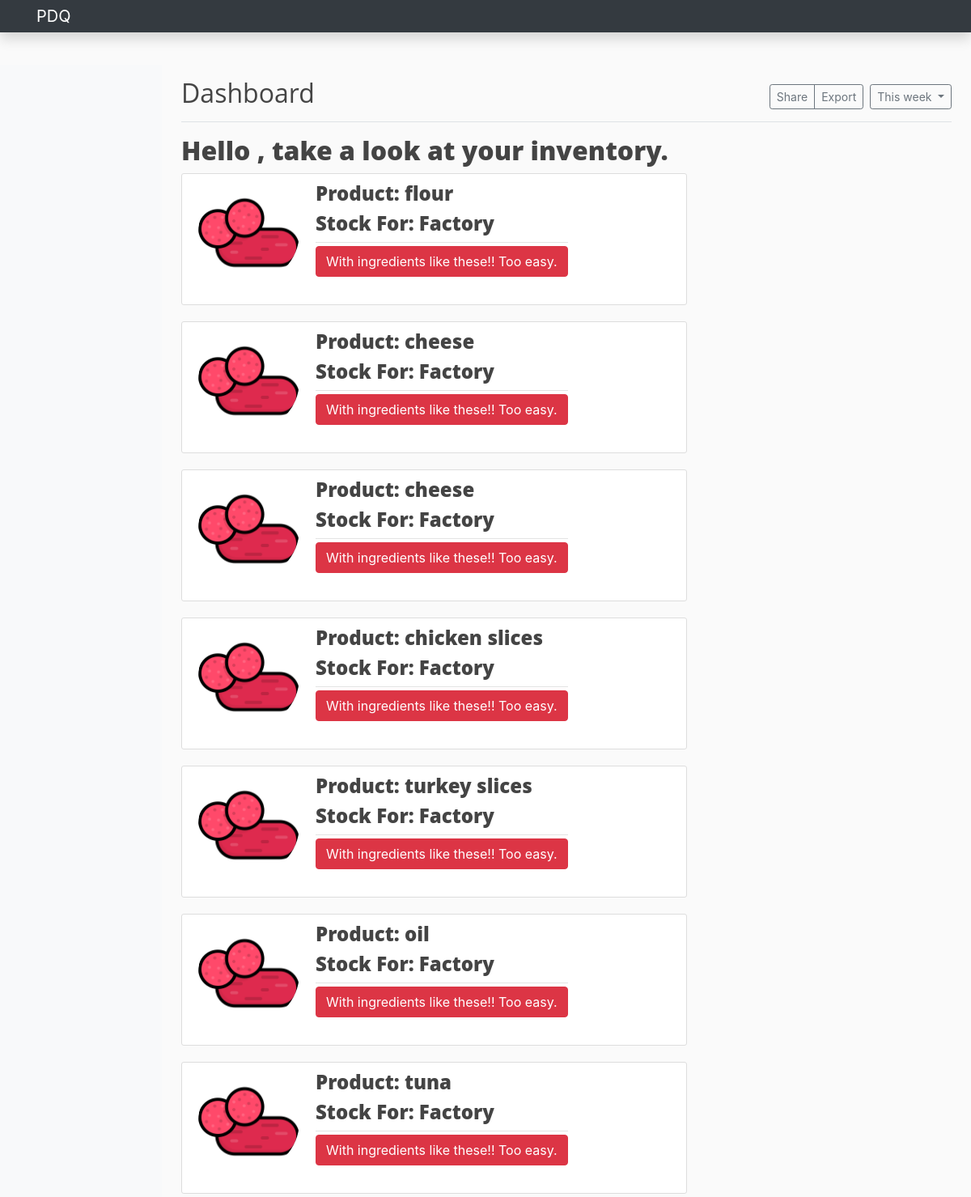
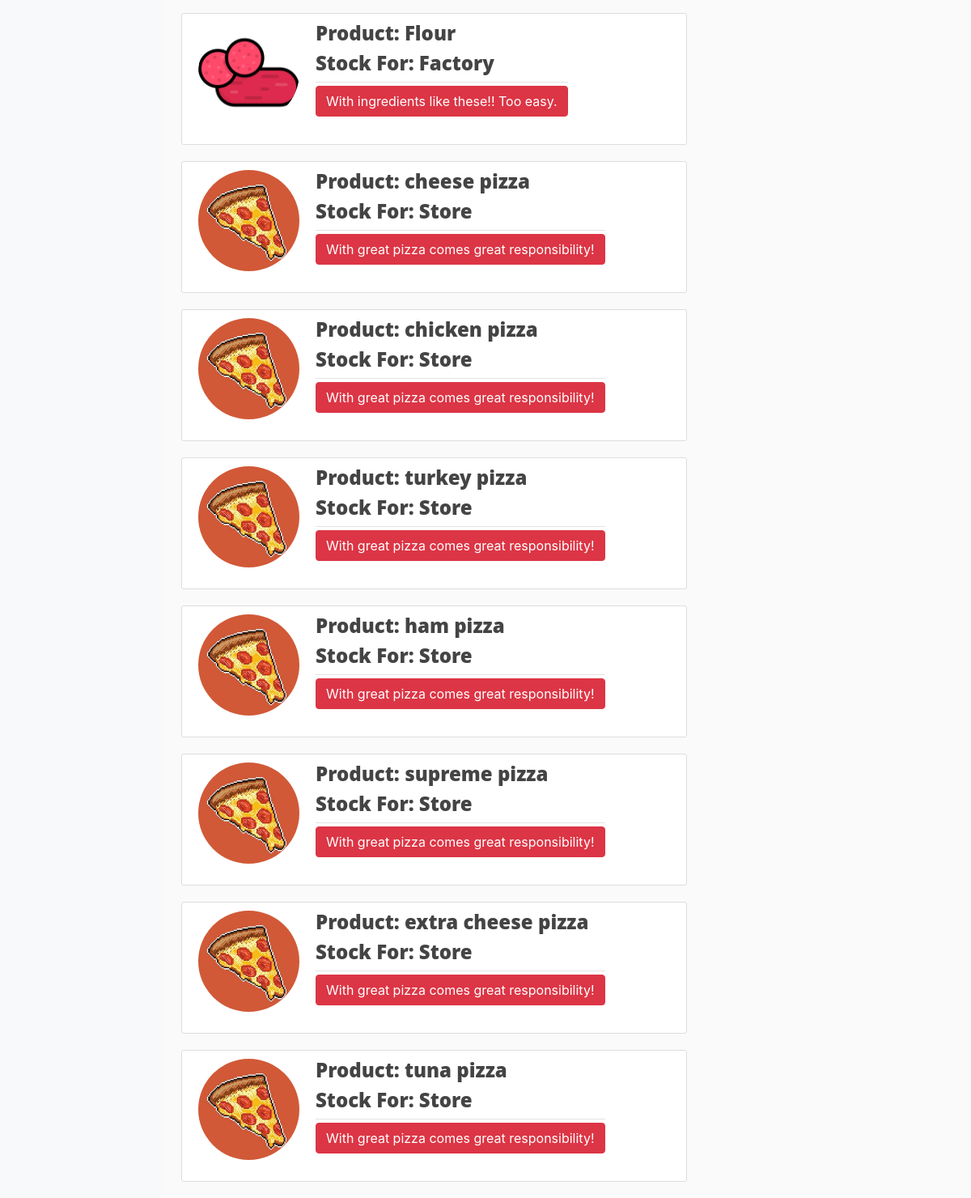
/stockpage, run on the app's committed database (2 pictures, top to bottom).
### PDQ/models.py (models this page shows, shortened)
class Stock(db.Model):
	id = db.Column(db.Integer, primary_key=True,)
	name = db.Column(db.String(100), nullable=False)
	unit = db.Column(db.Text, nullable=False)
	stock_for = db.Column(db.String(100), nullable=False)
	factory_inventory_item = db.relationship('fInventory', backref='item', lazy=True)
	store_inventory_item = db.relationship('sInventory', backref='item', lazy=True)

### PDQ/routes.py (the view)
@app.route("/stockpage")
def stockPage():
	stocks=Stock.query.all()
	image_file_factory = url_for('static', filename='pep.png')
	image_file_store = url_for('static', filename='pizza.jpg')
	return render_template('stockpage.html', stocks=stocks, image_file_factory=image_file_factory, image_file_store=image_file_store)

### PDQ/templates/stockpage.html
{%extends "layout.html"%}
{%block content%}
	<h2>Hello {{current_user.first_name}}, take a look at your inventory.</h2>
	{%for stock in stocks%}
		{%if stock.stock_for == 'Factory'%}
			<article class="media content-section">
				<div class= "media">
					<img class = "rounded-circle account-img" src="{{image_file_factory}}">
			  <div class="media-body">
				<div class="article-metadata">
				  <h4><a class="mr-2" >Product: {{ stock.name }}</a></h4>
				  <h4><a class="mr-2" >Stock For: {{ stock.stock_for }}</a></h4>
				</div>
				<div>
					<form>
						<input class="btn btn-danger" type="submit" value="With ingredients like these!! Too easy.">
					</form>
				</div>
			</article>
		{%endif%}
	{%endfor%}
	{%for stock in stocks%}
		{%if stock.stock_for == 'Store'%}
			<article class="media content-section">
				<div class= "media">
					<img class = "rounded-circle account-img" src="{{image_file_store}}">
			  <div class="media-body">
				<div class="article-metadata">
				  <h4><a class="mr-2" >Product: {{ stock.name }}</a></h4>
				  <h4><a class="mr-2" >Stock For: {{ stock.stock_for }}</a></h4>
				</div>
				<div>
					<form>
						<input class="btn btn-danger" type="submit" value="With great pizza comes great responsibility!">
					</form>
				</div>
			</article>
		{%endif%}
	{%endfor%}
{%endblock content%}

### PDQ/templates/layout.html (shortened to what this page needs)
<!DOCTYPE html>
<html>
<head>
    <link rel="stylesheet" href="https://stackpath.bootstrapcdn.com/bootstrap/4.3.1/css/bootstrap.min.css">
	<link rel="stylesheet" type="text/css" href="{{url_for('static',filename='main.css')}}">
</head>
<body>
	<nav class="navbar navbar-dark fixed-top bg-dark flex-md-nowrap p-0 shadow">
		<div class="container">
		  <a class="navbar-brand mr-4" href="/">PDQ</a>
		  </div>
	</nav>
<div class="container-fluid">
  <div class="row">
    <nav class="col-md-2 d-none d-md-block bg-light sidebar">
    </nav>
    <main role="main" class="col-md-9 ml-sm-auto col-lg-10 px-4">
      <div class="d-flex justify-content-between flex-wrap flex-md-nowrap align-items-center pt-3 pb-2 mb-3 border-bottom">
        <h1 class="h2">Dashboard</h1>
        <div class="btn-toolbar mb-2 mb-md-0">
          <div class="btn-group mr-2">
            <button type="button" class="btn btn-sm btn-outline-secondary">Share</button>
            <button type="button" class="btn btn-sm btn-outline-secondary">Export</button>
          </div>
          <button type="button" class="btn btn-sm btn-outline-secondary dropdown-toggle">
            This week
          </button>
        </div>
      </div>
	  <div class="row">
		<div class="col-md-8">
		  {% block content %}{% endblock %}
		</div>
    </main>
  </div>
</div>
</body>
</html>

### PDQ/static/main.css (style rules this page uses)
body { background: #fafafa; color: #333333; margin-top: 5rem; }
h1, h2, h3, h4, h5, h6 { color: #444444; font-weight: 800; font-family: 'Open Sans', 'Helvetica Neue', Helvetica, Arial, sans-serif; }
.content-section { background: #ffffff; padding: 10px 20px; border: 1px solid #dddddd; border-radius: 3px; margin-bottom: 20px; }
.article-metadata { padding-bottom: 1px; margin-bottom: 4px; border-bottom: 1px solid #e3e3e3 }
.account-img { height: 125px; width: 125px; margin-right: 20px; margin-bottom: 16px; }

### data on the page
Stock: name "flour", stock_for "Factory"
Stock: name "cheese", stock_for "Factory"
Stock: name "cheese", stock_for "Factory"
Stock: name "chicken slices", stock_for "Factory"
Stock: name "turkey slices", stock_for "Factory"
Stock: name "oil", stock_for "Factory"
Stock: name "tuna", stock_for "Factory"
Stock: name "Flour", stock_for "Factory"
Stock: name "cheese pizza", stock_for "Store"
Stock: name "chicken pizza", stock_for "Store"
Stock: name "turkey pizza", stock_for "Store"
Stock: name "ham pizza", stock_for "Store"
Stock: name "supreme pizza", stock_for "Store"
Stock: name "extra cheese pizza", stock_for "Store"
Stock: name "tuna pizza", stock_for "Store"
